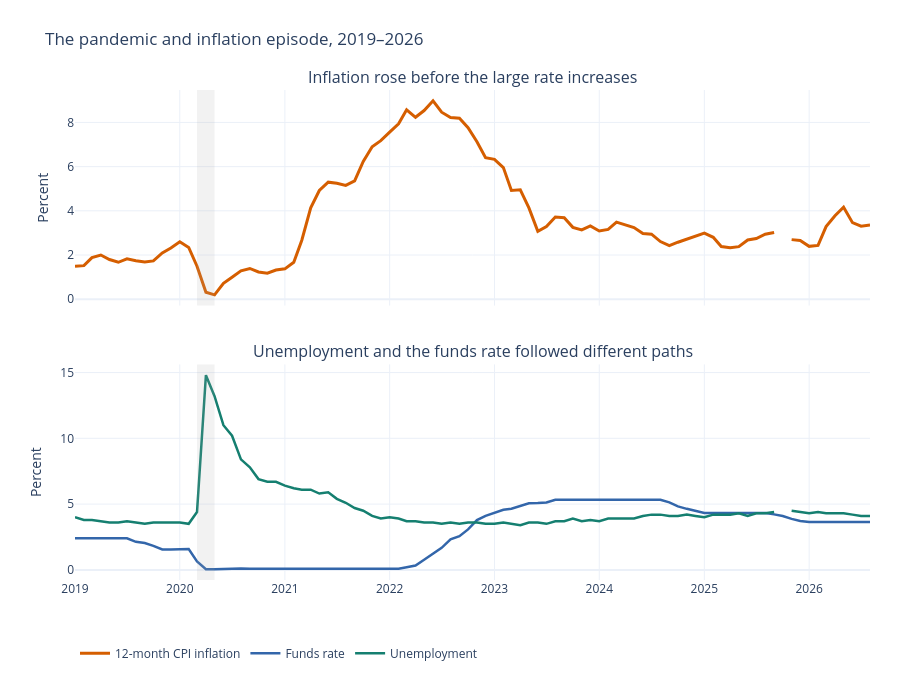

Source (notebook cell):
### Markdown cell above
### Why this visual?
The aligned monthly timelines preserve the order of events and make the rate increases following inflation changes visible. Separate panels keep each measure readable, while the common time axis makes major episodes comparable. A line plot is more suitable than a single correlation because monetary policy and employment respond with delays, and both respond to other economic shocks.

### Code cell
zoom = frame.loc['2019-01':'2026-08']
fig2 = make_subplots(rows=2,cols=1,shared_xaxes=True,vertical_spacing=.12,
                     subplot_titles=['Inflation rose before the large rate increases',
                                     'Unemployment and the funds rate followed different paths'])
fig2.add_trace(go.Scatter(x=zoom.index,y=zoom.inflation_yoy,connectgaps=False,name='12-month CPI inflation',
                          line=dict(color=COL['inflation_yoy'],width=3)),row=1,col=1)
for name,label in [('funds_rate','Funds rate'),('unemployment','Unemployment')]:
    fig2.add_trace(go.Scatter(x=zoom.index,y=zoom[name],connectgaps=False,name=label,
                              line=dict(color=COL[name],width=2.5)),row=2,col=1)
for row in [1,2]: fig2.update_yaxes(title_text='Percent',row=row,col=1)
fig2.add_vrect(x0='2020-03-01',x1='2020-05-01',fillcolor='#aaaaaa',opacity=.15,line_width=0)
fig2.update_layout(title='The pandemic and inflation episode, 2019–2026',height=680,
                   template='plotly_white',hovermode='x unified',legend=dict(orientation='h',y=-.12),
                   margin=dict(l=75,r=30,t=90,b=100))
fig2.write_html(FIG/'02_pandemic_inflation_episode.html',include_plotlyjs=True)
fig2.write_image(FIG/'02_pandemic_inflation_episode.png',scale=2)
fig2.write_image(FIG/'02_pandemic_inflation_episode.pdf')
fig2.show()
